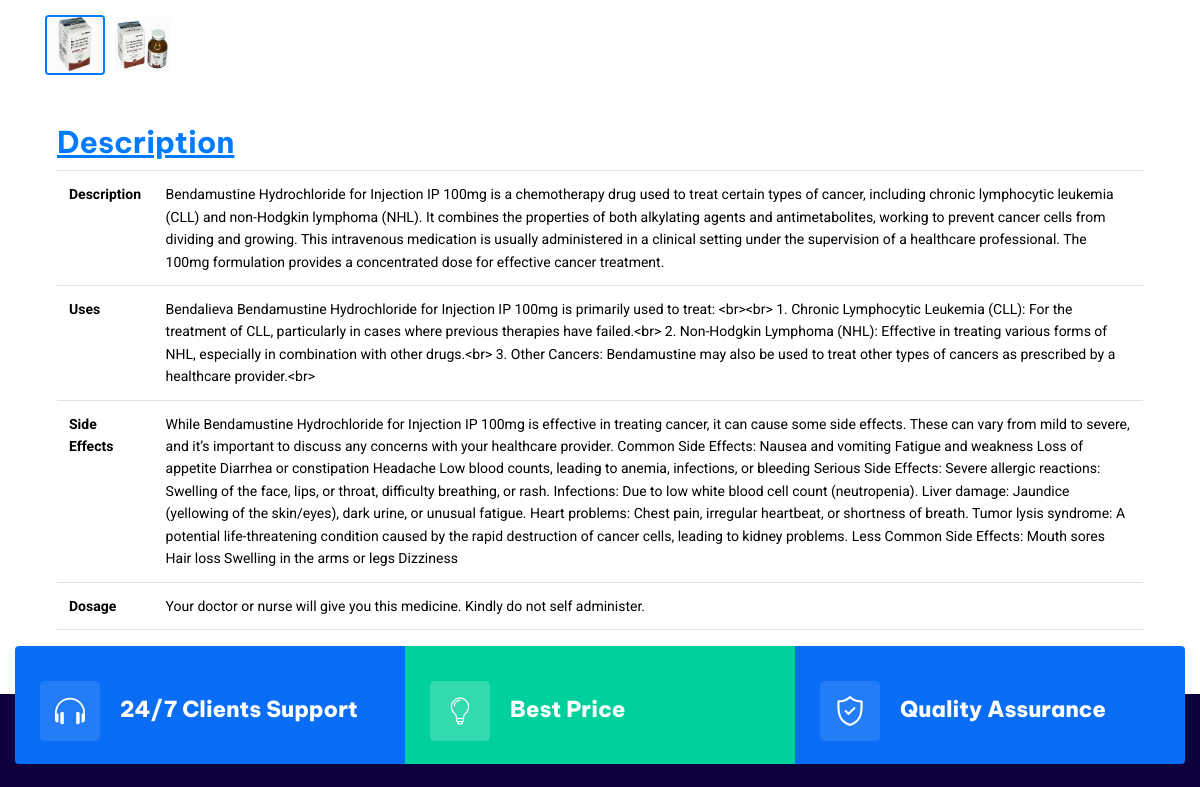
The page /products/2/ (middle part) on the database as committed earlier.
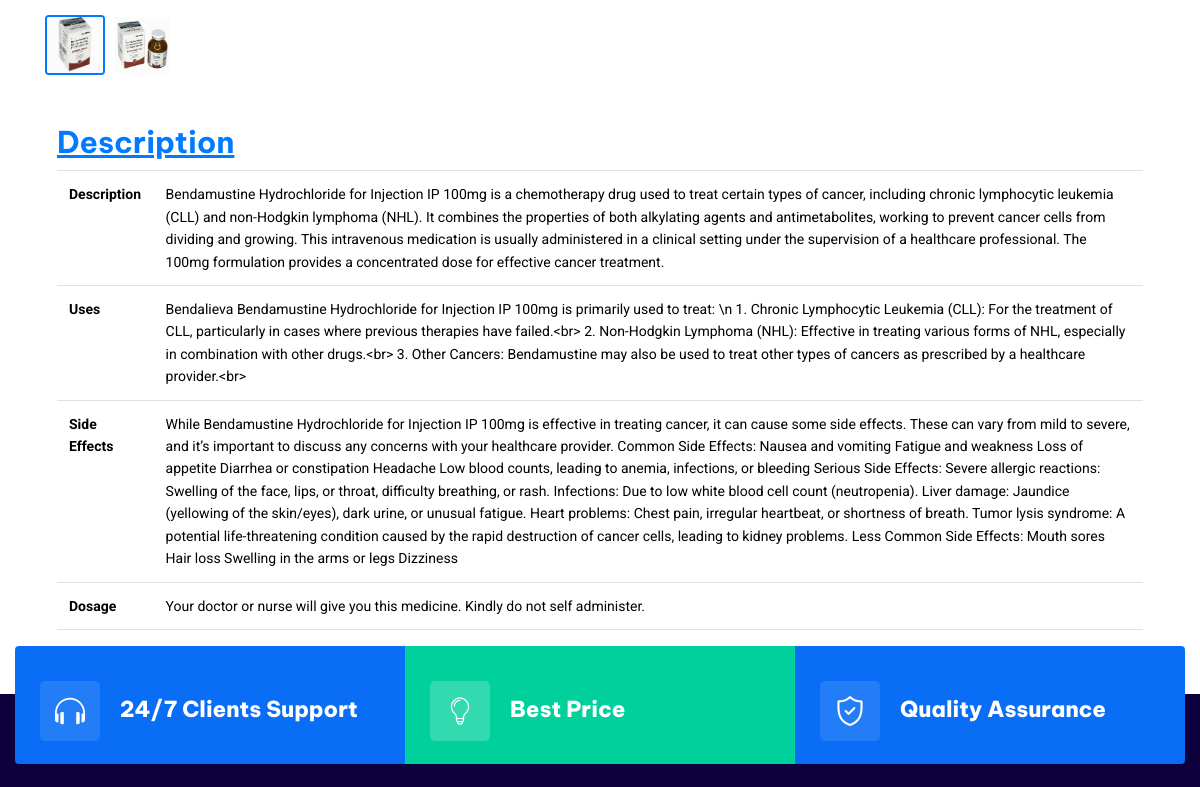
The same page on the database as committed later.
### app/models.py (models this page shows, shortened)
class Product(models.Model):
	name = models.CharField(max_length=100)
	image = models.ImageField(upload_to='images/', default='images/no-image.jpg')
	brand_name = models.CharField(max_length=100)
	composition = models.CharField(max_length=100)
	manufacture  = models.CharField(max_length=100, default="Allieva Pharma Private Limited")
	form  = models.CharField(max_length=100, default="")
	country_of_origin = models.CharField(max_length=50, default="India")
	packing  = models.CharField(max_length=100, default="")
	category = models.ForeignKey(Category, on_delete=models.SET_NULL, null=True, blank=True)
	subcategory = models.ForeignKey(SubCategory, on_delete=models.SET_NULL, null=True, blank=True)
	descriptions = models.TextField()
	uses = models.TextField()
	side_effects = models.TextField()
	dosage = models.TextField()

### app/views.py (the view)
# urls.py: path('products/<int:pk>/',views.product_detail, name='productDetail'),
def product_detail(request, pk):
  product = Product.objects.get(id=pk)
  images = ProductImage.objects.filter(product=product)
  context = {"product": product, "images": images}
  return render(request, 'productDetail.html', context)

### templates/productDetail.html (shortened to what this page needs)
{% extends "base.html" %}
{% load static %}
{% block body %}
<div class="site-wrap">
  <div class="site-section mt-5">
    <div class="container">
      <div class="row">
        <div class="col-md-6 mr-auto">
          <div class="d-flex gap-2 mt-3 thumbnail-container">
            {% for image in images %}
            <img src="{{ image.images.url }}"
                 onclick="changeImage(this, '{{ image.images.url }}')"
                 style="width: 60px; height: 60px; object-fit: cover; cursor: pointer; border: 2px solid {% if forloop.first %}#007bff{% else %}transparent{% endif %}; border-radius: 4px;"/>
            {% endfor %}
          </div>
        </div>
        <div class="col-md-6">
        </div>
        <div class="mt-5">
          <div class="col-md-12">
            <h3 class="text-decoration-underline text-primary">Description</h3>
             <table class="table custom-table mt-2">
                <tbody>
                  <tr><td class="fw-bold">Description</td><td>{{product.descriptions}}</td></tr>
                  <tr><td class="fw-bold">Uses</td><td>{{product.uses}}</td></tr>
                  <tr><td class="fw-bold">Side Effects</td><td>{{product.side_effects}}</td></tr>
                  <tr><td class="fw-bold">Dosage</td><td>{{product.dosage}}</td></tr>
                </tbody>
              </table>
          </div>
        </div>
      </div>
    </div>
  </div>
  <section class="info-section mt-mb-0">
		<div class="auto-container">
			<div class="inner-container">
				<div class="clearfix">
					<div class="info-block col-lg-4 col-md-6 col-sm-12">
						<div class="inner-box">
							<div class="content">
								<div class="icon flaticon-headphones-1"></div>
								<br>
								<strong>24/7 Clients Support</strong>
							</div>
						</div>
					</div>
					<div class="info-block col-lg-4 col-md-6 col-sm-12">
						<div class="inner-box">
							<div class="content">
								<div class="icon flaticon-bulb"></div>
								<br>
								<strong>Best Price</strong>
							</div>
						</div>
					</div>
					<div class="info-block col-lg-4 col-md-6 col-sm-12">
						<div class="inner-box">
							<div class="content">
								<div class="icon flaticon-security"></div>
								<br>
								<strong>Quality Assurance</strong>
							</div>
						</div>
					</div>
				</div>
			</div>
		</div>
	</section>
</div>
{% endblock body %}

Rows that differ between the two databases and show on the page:
changed Product "Your doctor or nurse will give you this medicine. Kindly do not self administer.": uses "…primarily used to treat: <br><br> 1. Chronic Lymphocytic Leukemia…" → "…primarily used to treat: \\n 1. Chronic Lymphocytic Leukemia…"
